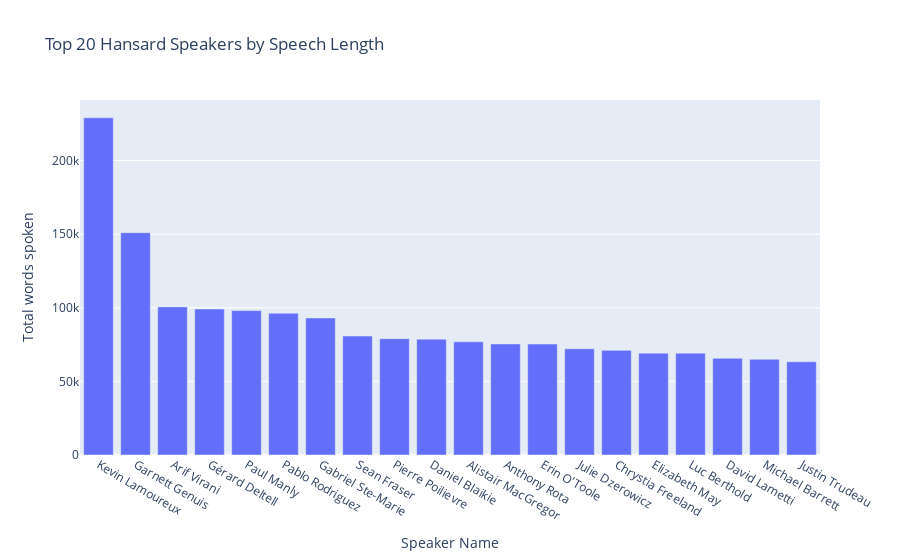

The notebook cell this image was saved under:
### Markdown cell above
The histogram is great at showing big-picture trends, but we can also plot those speech lengths on a smaller scale to see the difference. Feel free to change the `n = 20` variable to see more or fewer Members.

### Code cell
n = 20
top_length = hansard.groupby('speakername').sum(numeric_only=True).sort_values('speechlength', ascending=False).head(n)
px.bar(top_length, title='Top '+str(n)+' Hansard Speakers by Speech Length', labels={'speakername': 'Speaker Name', 'value':'Total words spoken'}).update(layout_showlegend=False)

### Figure 1 — Plotly figure (JSON) as saved in the notebook; plotly's stock layout.template omitted (floating-point values rounded to 4 significant figures)
{"data": [{"alignmentgroup": "True", "hovertemplate": "variable=speechlength<br>Speaker Name=%{x}<br>Total words spoken=%{y}<extra></extra>", "legendgroup": "speechlength", "marker": {"color": "#636efa", "pattern": {"shape": ""}}, "name": "speechlength", "offsetgroup": "speechlength", "orientation": "v", "showlegend": true, "textposition": "auto", "type": "bar", "x": ["Kevin Lamoureux", "Garnett Genuis", "Arif Virani", "Gérard Deltell", "Paul Manly", "Pablo Rodriguez", "Gabriel Ste-Marie", "Sean Fraser", "Pierre Poilievre", "Daniel Blaikie", "Alistair MacGregor", "Anthony Rota", "Erin O'Toole", "Julie Dzerowicz", "Chrystia Freeland", "Elizabeth May", "Luc Berthold", "David Lametti", "Michael Barrett", "Justin Trudeau"], "xaxis": "x", "y": [229100, 151029, 100618, 99181, 98090, 96281, 93103, 80813, 79051, 78692, 76904, 75467, 75372, 72137, 71091, 69175, 69168, 65729, 65031, 63353], "yaxis": "y"}], "layout": {"barmode": "relative", "legend": {"title": {"text": "variable"}, "tracegroupgap": 0}, "showlegend": false, "title": {"text": "Top 20 Hansard Speakers by Speech Length"}, "xaxis": {"anchor": "y", "domain": [0, 1], "title": {"text": "Speaker Name"}}, "yaxis": {"anchor": "x", "domain": [0, 1], "title": {"text": "Total words spoken"}}}}
